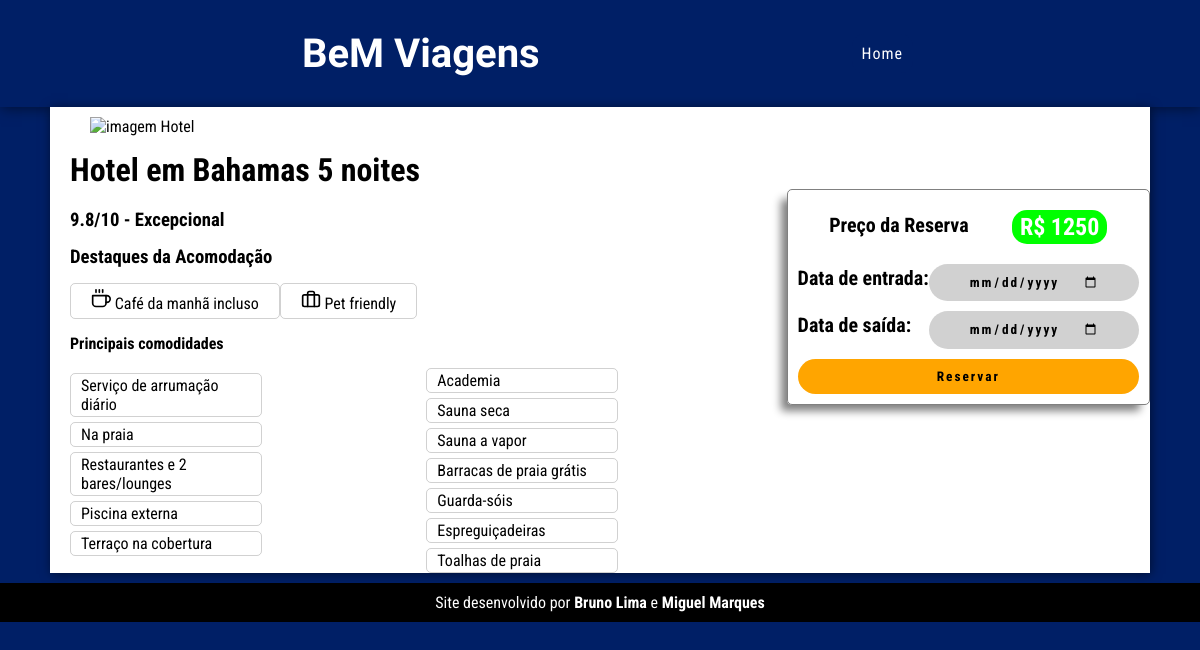
/lib/screens/telaHotel/reserva.php?hotel_id=1 (signed in), run on the app's committed database.
### tables this page shows
CREATE TABLE `hotel` (
  `hot_id` int(11) NOT NULL,
  `hot_nome` varchar(240) NOT NULL,
  `hot_logradouro` varchar(240) NOT NULL,
  `hot_numero` int(5) NOT NULL,
  `hot_bairro` varchar(240) NOT NULL,
  `hot_cep` int(8) NOT NULL,
  `hot_cidade` varchar(100) NOT NULL,
  `hot_uf` varchar(100) NOT NULL,
  `hot_image` varchar(200) DEFAULT NULL,
  `hot_wifi` tinyint(1) NOT NULL,
  `hot_cafe` tinyint(1) NOT NULL,
  `hot_pet` tinyint(1) NOT NULL,
  `hot_preco` double NOT NULL,
  `hot_nota` double NOT NULL,
  `hot_descricao` varchar(200) NOT NULL,
  `hot_comodidades` longtext NOT NULL CHECK (json_valid(`hot_comodidades`))
);

### lib/dao/conexao.php (called while the page is built)
<?php
    $host = "localhost";
    $usuario = "root";
    $bd = "hoteldatabase";
    $senha = "";
    $mysqli = new mysqli($host, $usuario, $senha, $bd);
    if($mysqli->connect_errno){
        echo "Falha na Conexão: ".$mysqli->connect_error;
    } else {
        return $mysqli;
    }
?>

### lib/dao/database.php (called while the page is built, shortened)
<?php
class Database {
    public $mysqli;
    function __construct($mysqli) {
        $this->mysqli = $mysqli;
    }
    function pegarHotelPorId($hotelId) {
        $query = "SELECT * FROM hotel WHERE hot_id = ".$hotelId.";";
        $response = mysqli_query($this->mysqli, $query);
        $resp = array();
        while($row = mysqli_fetch_assoc($response)){
            $resp[] = $row;
        }
        $resultado = $resp[0];
        return $resultado;
    }
}
?>

### lib/screens/telaHotel/reserva.php (the view, shortened to what this page needs)
<?php
include("../../dao/database.php");
$database = new Database(include("../../dao/conexao.php"));
$hotel = $database->pegarHotelPorId($_GET['hotel_id']);
$json = $hotel['hot_comodidades'];
$arr = json_decode($json);
$comodidades = $arr->{'comodidades'};
?>
<!DOCTYPE html>
<html lang="pt-br">
<head>
    <link rel="stylesheet" href="stylehotel.css">
</head>
<body>
    <header>
    <nav id="menu_title">
      <h1 class="logo">BeM Viagens</h1>
      <ul class="nav-list">
        <li><a href="../index.php">Home</a></li>
      </ul>
    </nav>
  </header>
    <main>
      <section class="imagem">
        <figure>
          <?php
            echo "<img class='1'src='".$hotel['hot_image']."' alt='imagem Hotel'>";
          ?>
        </figure>
      </section>
      <section class="conteudo">
        <div class="titulo">
          <?php
            echo "<h1>".$hotel['hot_nome']."</h1>";
          ?>
        </div>
        <div class="preco">
        <form action="processo.php" method="POST">
        <div class="text">
            <h4>Preço da Reserva </h4>
            <?php
              echo "<g> R$ ".$hotel['hot_preco']."</g>";
            ?>
          </div>
          <div class="texto">
            <label for="tDate">Data de entrada: </label>
            <input class="dataEntrada" type="date" required="required" name="dataEntrada" id="dataEntrada">
          </div>
          <div class="texto">
            <label for="tDate">Data de saída: </label>
            <input class="dataSaida" required="required" type="date" name="dataSaida" id="dataSaida">
          </div>
          <?php
            if(empty($_SESSION['nome'])) {
              echo '</form>';
              echo '<input type="submit" onclick="isNotLogged()" value="Reservar">';
            } else {
              echo '<input type="submit" value="Reservar">';
              echo "</form>";
            }
          ?>
        </div>
        <div class="textos">
           <?php
           if(floatval($hotel['hot_nota']) >= 9.5) $quality = "Excepcional";
            echo "<h3>".$hotel['hot_nota']."/10 - ".$quality."</h3>";
           ?>
        </div>
        <div class="acomodacao">
          <h3>Destaques da Acomodação</h3>
          <ul>
            <?php
            if($hotel['hot_cafe'] == 1) {
              echo "<li><i data-feather='coffee'></i> Café da manhã incluso</li>";
            }
            if($hotel['hot_pet'] == 1) {
              echo "<li><i data-feather='briefcase'></i> Pet friendly</li>";
            }
            ?>
          </ul>
        </div>
        <div class="outras">
          <h4>Principais comodidades</h4>
          <ul>
            <?php
              foreach ($comodidades as $comodidade) {
                echo "<li>".$comodidade."</li>";
              }
            ?>
          </ul>
          </div>
      </section>
    </main>
    <footer>
      <p>Site desenvolvido por <strong>Bruno Lima</strong> e <strong>Miguel Marques</strong></p>
    </footer>
</body>
</html>

### lib/screens/telaHotel/reserva.php (style rules this page uses)
input[type="date"], textarea { background-color : #d1d1d1; }
.text { display: flex; flex-direction: row; align-items: center; justify-content: space-around; padding: 10px; }
.preco { float: right; padding: 10px; justify: space-between; font-weight: bold; border: solid 1px grey; font-size: 15pt; border-radius: 5px; box-shadow: -8px 8px 8px -2px grey; }
.texto { display: flex; flex-direction: row; align-items: center; justify-content: space-between; }
g { color: white; padding: 3px 8px 3px 8px; border-radius: 15px; font-size: 18pt; background-color: lime; }
.preco h4 { text-align: center; }
input[type = "submit"] { width: 100%; }

### data on the page
hotel: hot_nome "Hotel em Bahamas 5 noites", hot_preco "1250", hot_nota "9.8", hot_nota "Excepcional"

### other printed values
$comodidade "Serviço de arrumação diário"
$comodidade "Na praia"
$comodidade "Restaurantes e 2 bares/lounges"
$comodidade "Piscina externa"
$comodidade "Terraço na cobertura"
$comodidade "Academia"
$comodidade "Sauna seca"
$comodidade "Sauna a vapor"
$comodidade "Barracas de praia grátis"
$comodidade "Guarda-sóis"
$comodidade "Espreguiçadeiras"
$comodidade "Toalhas de praia"
